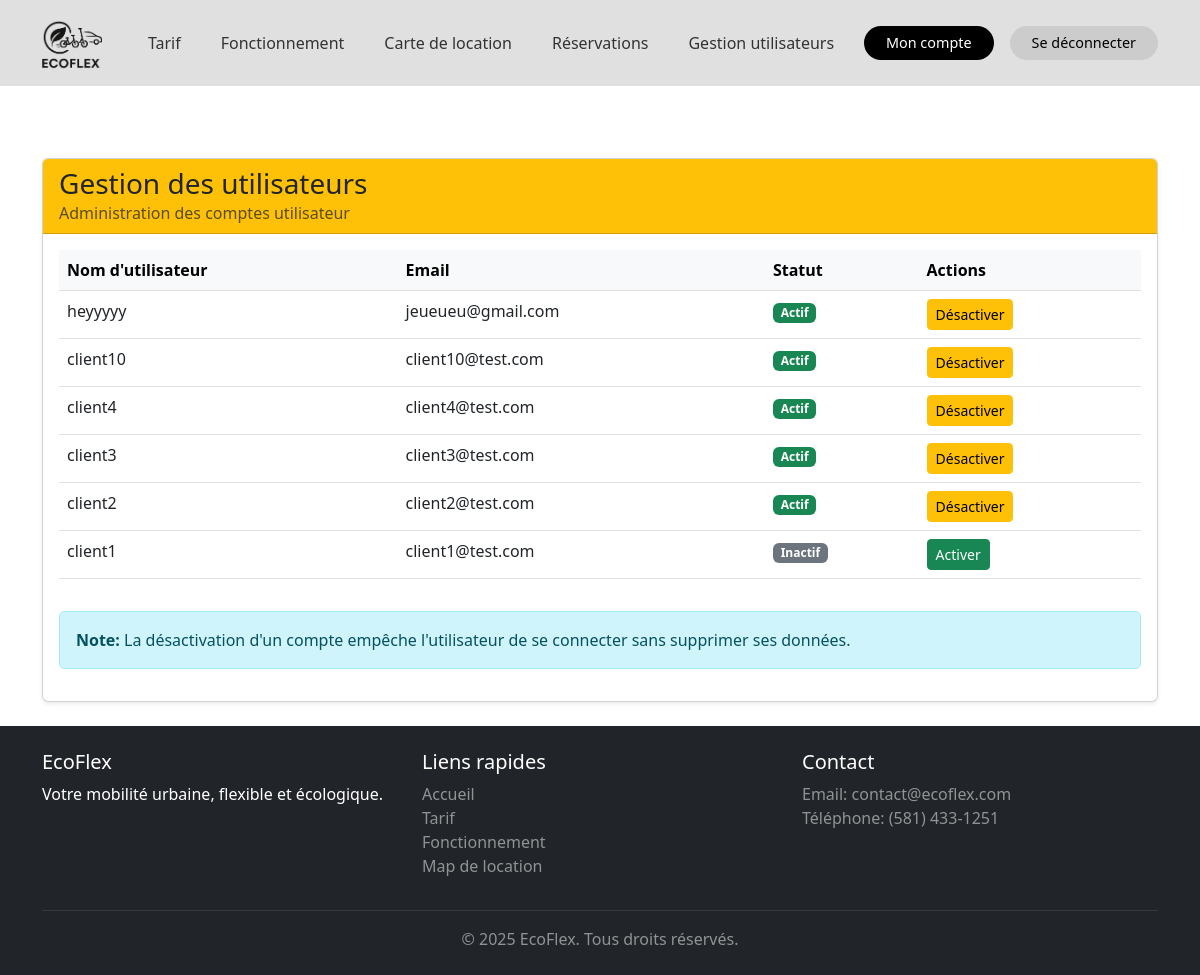
The app's page /gestion_users/ (signed in) with its own data.
### ecoflex/models.py (models this page shows, shortened)
class User(AbstractUser):
    numero_permis = models.CharField(max_length=5, unique=True, blank=True, null=True)
    phone_number = models.CharField(
        max_length=20,
        null=True,
        blank=True,
        validators=[
            RegexValidator(
                regex=r'^(\+?\d{1,3}[-.\s]?)?\(?\d{3}\)?[-.\s]?\d{3}[-.\s]?\d{4}$',
                message='Format de téléphone invalide.'
            )
        ]
    )
    birth_date = models.DateField(
        null=True,
        blank=True
    )
    address = models.CharField(
        max_length=255,
        null=True,
        blank=True,
        validators=[
            RegexValidator(
                regex=r'^[0-9]{1,5}\s+[0-9a-zA-ZÀ-ÿ\s\-\']+(?:,\s*(?:Suite|Apt|Bureau|Unité)\s+[0-9a-zA-Z\-]+)?$',
                message='Adresse invalide.'
            )
        ]
    )
    city = models.CharField(
        max_length=100,
        null=True,
        blank=True,
        validators=[
            RegexValidator(
                regex=r"^[a-zA-ZÀ-ÿ\s'-]+$",
                message='Ville invalide.'
            )
        ]
    )
    province = models.CharField(
        max_length=100,
        null=True,
        blank=True,
        validators=[
            RegexValidator(
                regex=r'^(AB|BC|MB|NB|NL|NS|NT|NU|ON|PE|QC|SK|YT)$',
                message='Province invalide.'
            )
        ]
    )
    postal_code = models.CharField(
        max_length=20,
        null=True,
        blank=True,
        validators=[
            RegexValidator(
                regex=r'^^[ABCEGHJKLMNPRSTVXY][0-9][ABCEGHJKLMNPRSTVWXYZ] [0-9][ABCEGHJKLMNPRSTVWXYZ][0-9]$ || ^^[ABCEGHJKLMNPRSTVXY][0-9][ABCEGHJKLMNPRSTVWXYZ][0-9][ABCEGHJKLMNPRSTVWXYZ][0-9]$',
                message='Code postal invalide.'
            )
        ]
    )
    class Meta:
        verbose_name = "Utilisateur"
        verbose_name_plural = "Utilisateurs"

### ecoflex/views.py (the view)
# urls.py: path('gestion_users/', views.gestion_users, name='gestion_users'),
def gestion_users(request):
    if not request.user.is_authenticated or not request.user.is_staff:
        messages.error(request, "Vous n'avez pas les permissions pour accéder à cette page.")
        return redirect('accueil')
    users = User.objects.filter(is_superuser=False).order_by('-date_joined')
    return render(request, 'ecoflex/gestion_users.html', {'users': users})

### ecoflex/templates/ecoflex/gestion_users.html (shortened to what this page needs)
{% extends 'base.html' %}
{% load static %}
{% block content %}
<div class="container mt-5">
    <div class="row">
        <div class="col-12">
            <div class="card shadow-sm">
                <div class="card-header bg-warning">
                    <h3 class="mb-0">Gestion des utilisateurs</h3>
                    <p class="mb-0 text-muted">Administration des comptes utilisateur</p>
                </div>
                <div class="card-body">
                    <div class="table-responsive">
                        <table class="table table-hover">
                            <thead class="table-light">
                                <tr>
                                    <th>Nom d'utilisateur</th>
                                    <th>Email</th>
                                    <th>Statut</th>
                                    <th>Actions</th>
                                </tr>
                            </thead>
                            <tbody>
                                {% for user_item in users %}
                                <tr>
                                    <td>{{ user_item.username }}</td>
                                    <td>{{ user_item.email }}</td>
                                    <td>
                                        {% if user_item.is_active %}
                                        <span class="badge bg-success">Actif</span>
                                        {% else %}
                                        <span class="badge bg-secondary">Inactif</span>
                                        {% endif %}
                                    </td>
                                    <td>
                                        {% if user_item.is_active %}
                                        <a href="#" class="btn btn-sm btn-warning"
                                            onclick="confirmerChangementStatut(event, '{% url 'action_status' user_item.id %}', 'désactiver'); return false;">
                                            Désactiver
                                        </a>
                                        {% else %}
                                        <a href="#" class="btn btn-sm btn-success"
                                            onclick="confirmerChangementStatut(event, '{% url 'action_status' user_item.id %}', 'activer'); return false;">
                                            Activer
                                        </a>
                                        {% endif %}
                                    </td>
                                </tr>
                                {% empty %}
                                <tr>
                                    <td colspan="4" class="text-center text-muted">Aucun utilisateur trouvé</td>
                                </tr>
                                {% endfor %}
                            </tbody>
                        </table>
                    </div>
                    <div class="alert alert-info mt-3">
                        <strong>Note:</strong> La désactivation d'un compte empêche l'utilisateur de se connecter sans
                        supprimer ses données.
                    </div>
                </div>
            </div>
        </div>
    </div>
</div>
{% endblock %}

### ecoflex/templates/base.html (style rules this page uses)
html, body { height: 100%; }
body { display: flex; flex-direction: column; }

### records on screen
User: username "heyyyyy", email "jeueueu@gmail.com", is_active "Actif"
User: username "client10", email "client10@test.com", is_active "Actif"
User: username "client4", email "client4@test.com", is_active "Actif"
User: username "client3", email "client3@test.com", is_active "Actif"
User: username "client2", email "client2@test.com", is_active "Actif"
User: username "client1", email "client1@test.com", is_active "Inactif"
